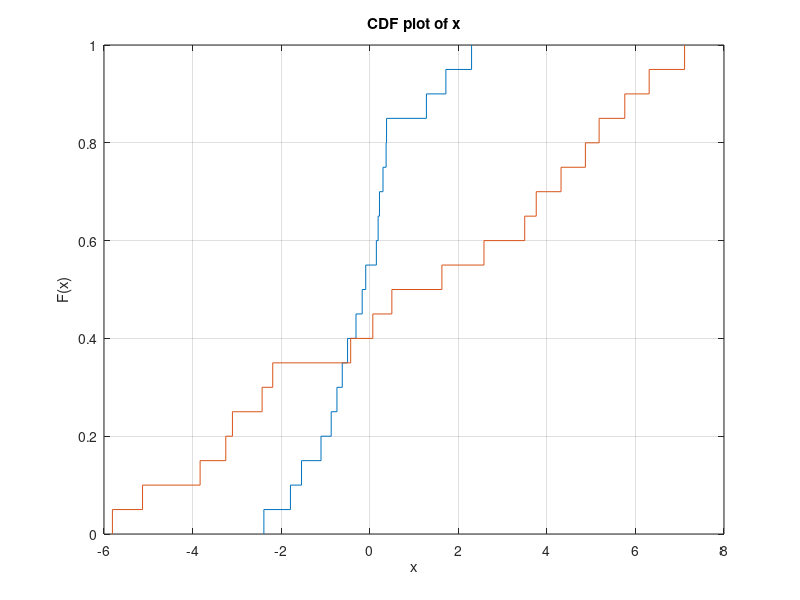

Source code (MATLAB):
clear; clc;

controlA=[0.22, -0.87, -2.39, -1.79, 0.37, -1.54, 1.28, -0.31, -0.74, 1.72, 0.38, -0.17, -0.62, -1.10, 0.30, 0.15, 2.30, 0.19, -0.50, -0.09];
treatmentA=[-5.13, -2.19, -2.43, -3.83, 0.50, -3.25, 4.32, 1.63, 5.18, -0.43, 7.11, 4.87, -3.10, -5.81, 3.76, 6.31, 2.58, 0.07, 5.76, 3.50];

[h, p, ksstat] = kstest2(controlA, treatmentA)
cdfplot(controlA)
hold on
cdfplot(treatmentA)
